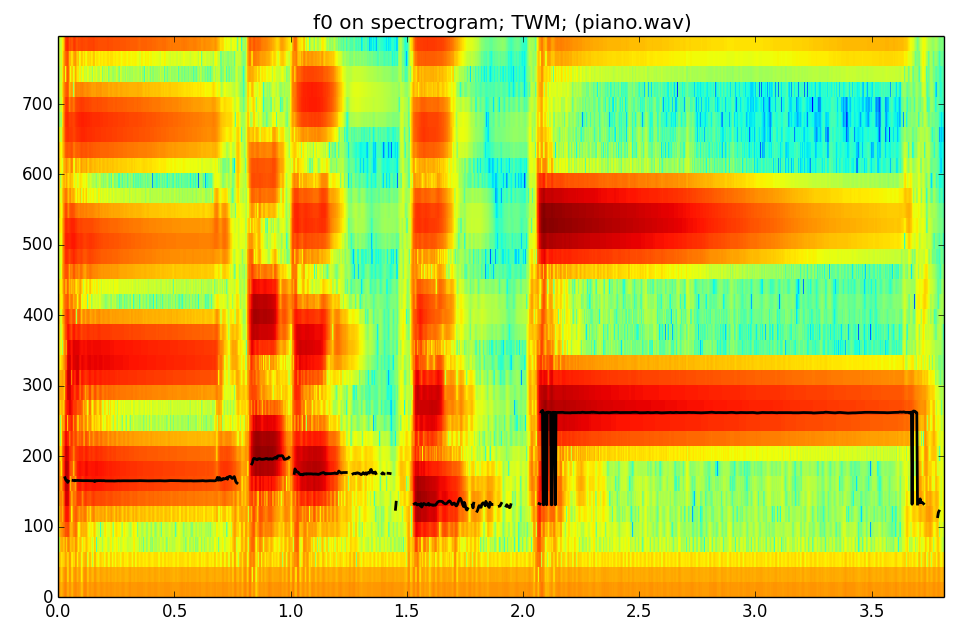

The Python source for this figure:
import numpy as np
import matplotlib.pyplot as plt
from scipy.signal import hamming, triang, blackman
import math
import sys, os, functools, time
sys.path.append(os.path.join(os.path.dirname(os.path.realpath(__file__)), '../../../software/models/'))

import dftModel as DFT
import utilFunctions as UF
import stft as STFT
import harmonicModel as HM
import sineModel as SM

(fs, x) = UF.wavread('../../../sounds/piano.wav')
w = np.blackman(1501)
N = 2048
t = -90
minf0 = 100
maxf0 = 300
f0et = 1
maxnpeaksTwm = 4
H = 128
x1 = x[1.5*fs:1.8*fs]

plt.figure(1, figsize=(9, 7))
mX, pX = STFT.stftAnal(x, fs, w, N, H)
f0 = HM.f0Twm(x, fs, w, N, H, t, minf0, maxf0, f0et)
f0 = UF.cleaningTrack(f0, 5)
yf0 = SM.sinewaveSynth(f0, .8, H, fs)
f0[f0==0] = np.nan
maxplotfreq = 800.0
numFrames = int(mX[:,0].size)
frmTime = H*np.arange(numFrames)/float(fs)                             
binFreq = fs*np.arange(N*maxplotfreq/fs)/N                        
plt.pcolormesh(frmTime, binFreq, np.transpose(mX[:,:N*maxplotfreq/fs+1]))
plt.autoscale(tight=True)
  
plt.plot(frmTime, f0, linewidth=2, color='k')
plt.autoscale(tight=True)
plt.title('mX + f0 (piano.wav), TWM')

plt.tight_layout()
plt.savefig('f0Twm-piano.png')
UF.wavwrite(yf0, fs, 'f0Twm-piano.wav')
plt.show()

